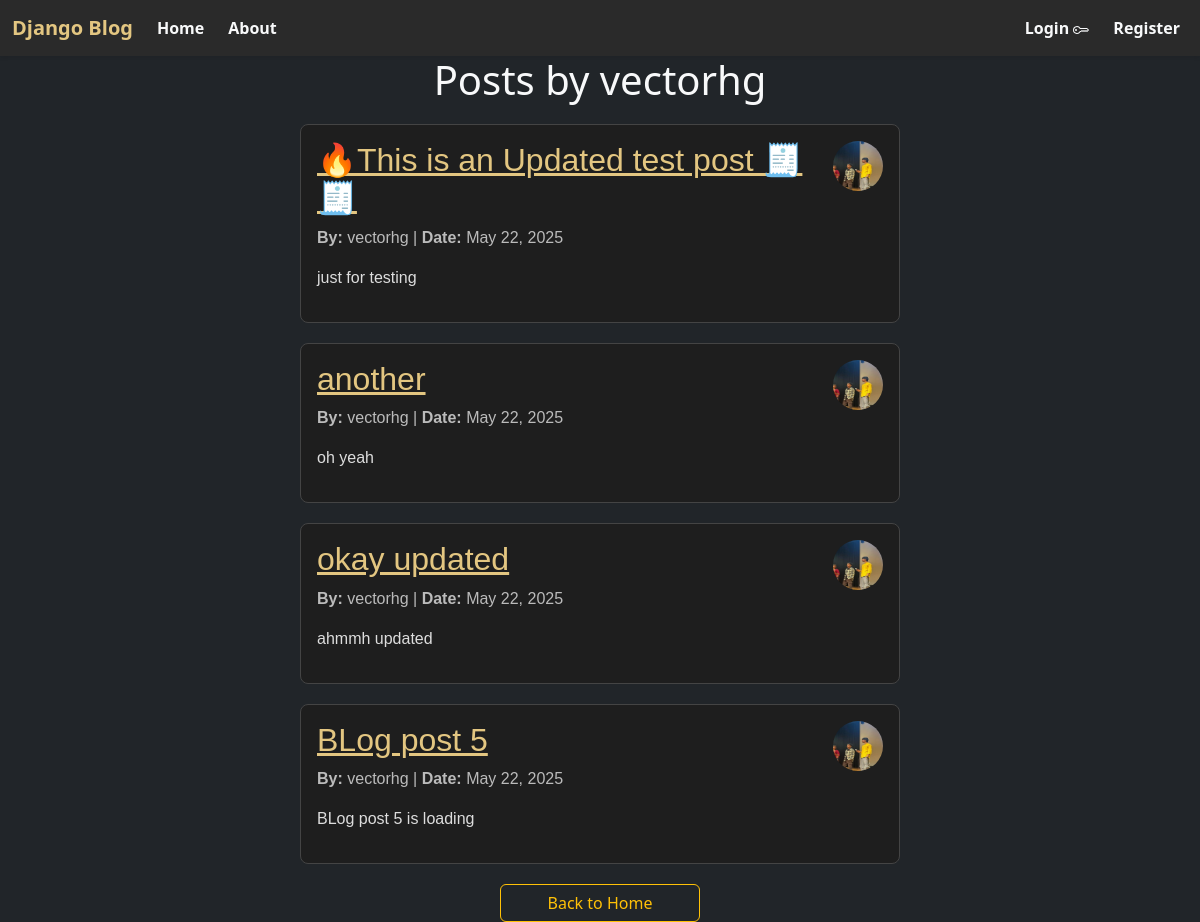
Screenshot of /user/vectorhg/ with the database file from the repository.
### blog/models.py (models this page shows, shortened)
class Post(models.Model):
    title = models.CharField(max_length=100)
    content = models.TextField()
    date_posted = models.DateTimeField(default=timezone.now)
    author = models.ForeignKey(User, on_delete=models.CASCADE)

### users/models.py (models this page shows, shortened)
class Profile(models.Model):
    user = models.OneToOneField(User, on_delete=models.CASCADE)
    image = models.ImageField(default='default.jpg', upload_to='profile_pics')

### blog/views.py (the view)
# urls.py: path('user/<str:okay>/', UserPostListView.as_view(), name="user-posts"),
class UserPostListView(ListView):
    model = Post
    template_name = 'blog/user_posts.html'
    context_object_name = 'posts'
    ordering = ['-date_posted']

### blog/templates/blog/user_posts.html
{% extends "blog/base.html" %}
{% block content %}
            <h1 class="text-center">Posts by {{view.kwargs.okay}}</h1>
    {% for post in posts %}
        {% if view.kwargs.okay == post.author.username %}
        <div class="blog-post"
             style="background-color: #1e1e1e; color: #f0f0f0; border: 1px solid #444; border-radius: 8px; padding: 16px; max-width: 600px; margin: 20px auto; font-family: Arial, sans-serif;">
            <div style="float : right"><img class="rounded-circle article-img" width="50" height="50"
                                            src="{{post.author.profile.image.url}}"></div>
            <div>
                <h2 style="margin-top: 0; color: #e3c681;"><a href="{% url 'post-detail' post.id %}"
                                                              style="margin-top: 0; color: #e3c681;" target="_blank">{{post.title}}</a>
                </h2>
                <p style="color: #bbb;"><strong>By:</strong> {{post.author}} | <strong>Date:</strong> {{post.date_posted|date:"F d, Y"}}</p>
                <p style="color: #ddd;">{{post.content}}</p>
            </div>
        </div>
        {% endif %}
    {% endfor %}
<div class="mx-auto" style="width: 200px;">
    <a href="{% url 'blog-home' %}"><button type="button" class="btn btn-outline-warning" style="width: 200px">Back to Home</button></a>
</div>
{% endblock %}

### rows the page displays
Post: author.profile.image (picture), title "🔥This is an Updated test post 🧾🧾", author "vectorhg", date_posted "May 22, 2025", content "just for testing"
Post: author.profile.image (picture), title "another", author "vectorhg", date_posted "May 22, 2025", content "oh yeah"
Post: author.profile.image (picture), title "okay updated", author "vectorhg", date_posted "May 22, 2025", content "ahmmh updated"
Post: author.profile.image (picture), title "BLog post 5", author "vectorhg", date_posted "May 22, 2025", content "BLog post 5 is loading"

### other values shown
{{ view.kwargs.okay }} "vectorhg"
